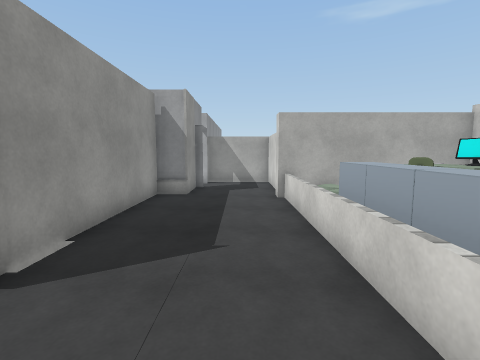
view 1 (above)

19 first-person views from a walk through a 3-D level made in the Unity game engine. The camera is 1.5 m above the floor, tilts 6° down and sees 85° across. The floor is counted in squares, 1 m on a side. Each view is taken from the middle of a square. On the plan, view 1 faces up. The plan holds only what a view shows up to about 14 squares ahead; the rest is blank. Door leaves are left out, so doorways stand open. Some surface patterns are stand-ins.

view 2
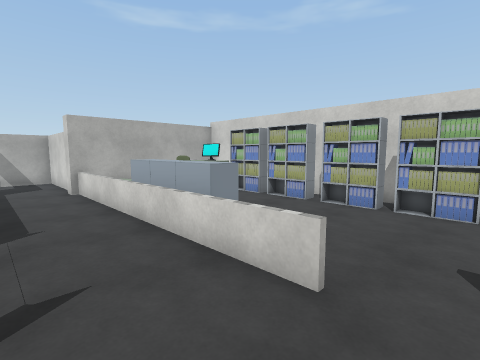

view 3
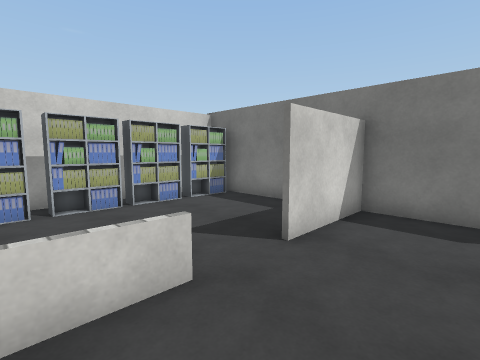

view 4
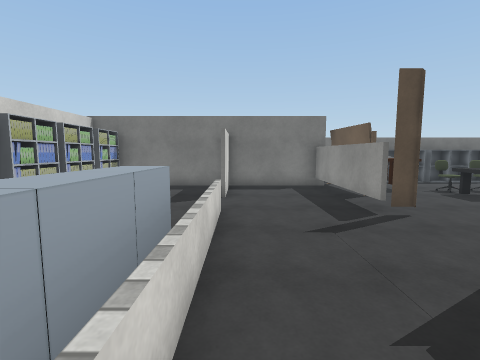

view 5
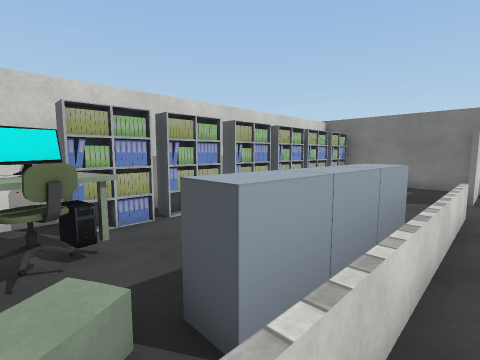

view 6
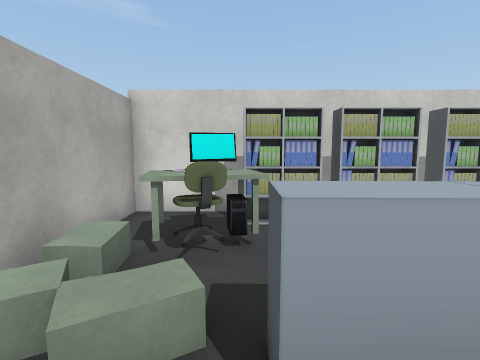

view 7
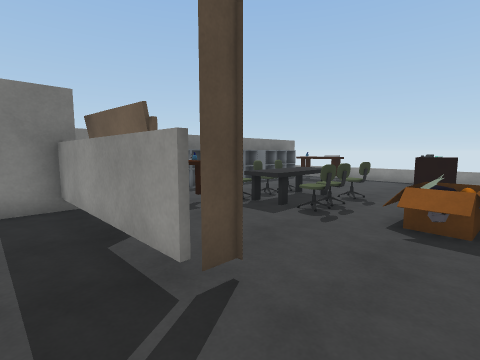

view 8
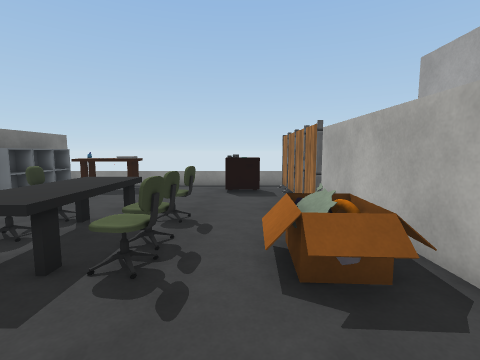

view 9
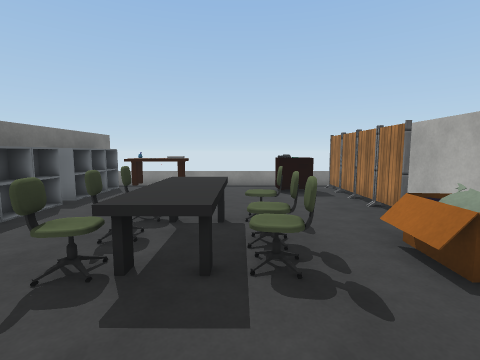

view 10
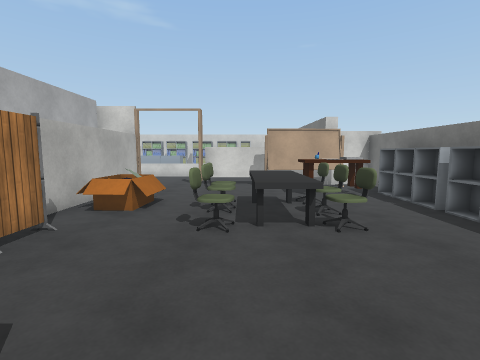

view 11
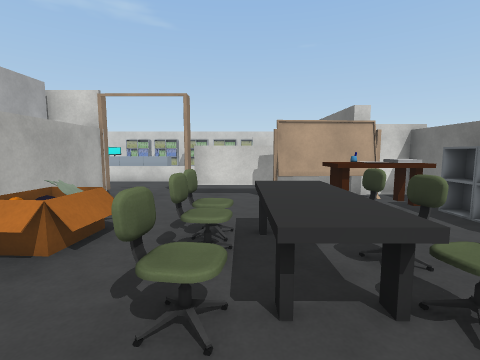

view 12
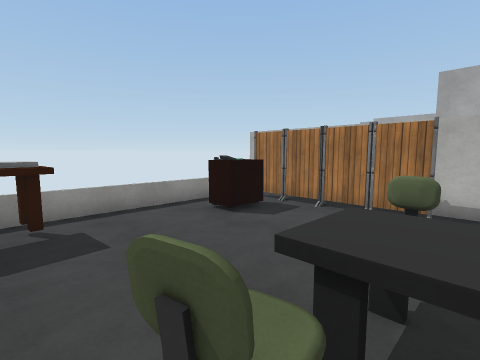

view 13
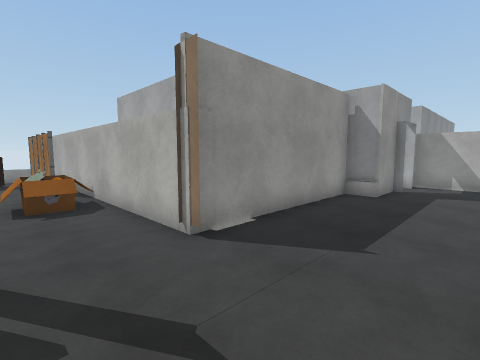

view 14
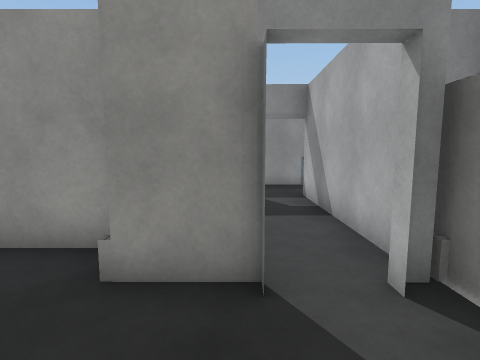

view 15
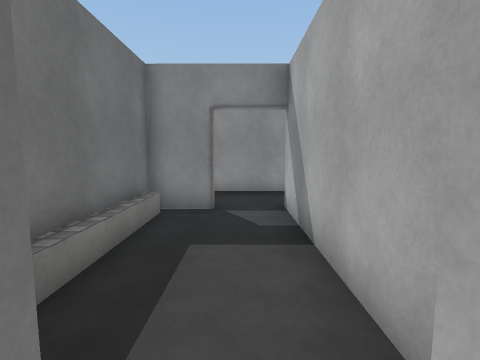

view 16
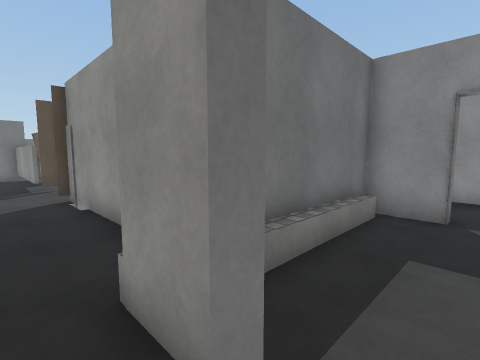

view 17
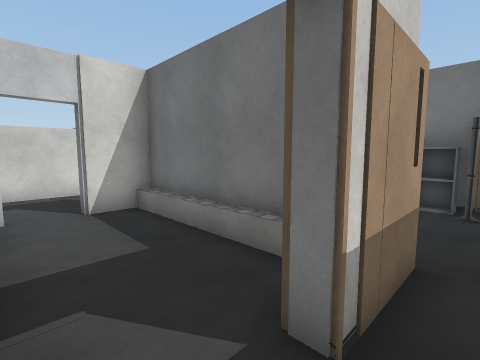

view 18
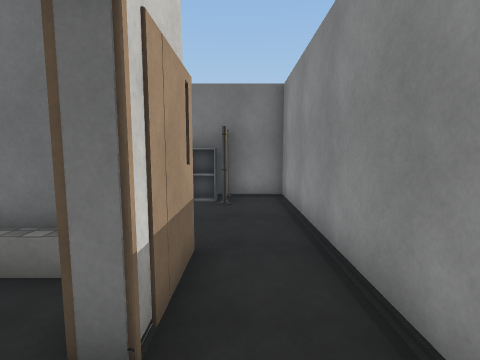

view 19
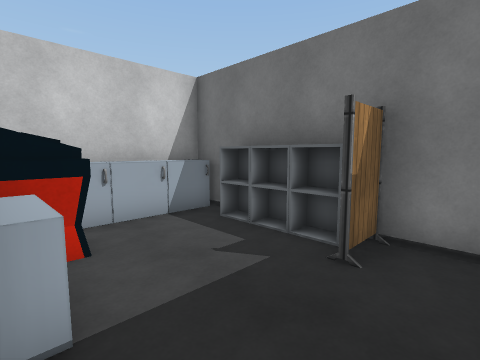

### Floor plan
Key: @ floor where view 1 was taken; # wall or solid block; x gap in a wall; . main floor; : floor 0.5 m higher than the main floor; D open door; = window, fence, low wall or low ledge; ^ raised ledge; O other object.
Columns run from 16 left of view 1 to 7 right of it. Each row starts with its distance up from view 1.
 14      ^.       #####
 13      #..#######...#
 12      #............#
 11      #..#.....#...#
 10      #..#....##...#
  9      #..######....######
  8      #....OO^#....=###
  7      #......^#....=:OOO
  6      #......^#....=x.OO#
  5      #..####^#....^^..##
  4      #########....^^ .##
  3   ############....^^ .##
  2 =######OO=........^^ ..#
  1 =OO....OOO........=....#
  0 =OO..........##.@.=....#
 -1  .......^#....#..D=...##
 -2  .....^^^^....#..D....##
 -3  .....^^^^....#...#...#
 -4 =OO...^^^^OO#.#...#...#
 -5 =OO.......OO#.#...#...#
 -6 =OO.......OO###########
 -7 =#############

Positions as (right, up) in squares from view 1, and headings:
1: (0, 0), facing up
2: (-1, -2), facing up-right
3: (-1, 1), facing down-right
4: (1, 6), facing down
5: (1, 7), facing down-right
6: (1, 6), facing right
7: (-1, 2), facing down-left
8: (-4, 0), facing left
9: (-4, -2), facing left
10: (-15, -2), facing right
11: (-12, -2), facing right
12: (-9, -5), facing up-left
13: (1, 0), facing up-left
14: (1, 11), facing left
15: (-1, 12), facing left
16: (-1, 12), facing down-left
17: (-9, 13), facing down-right
18: (-9, 13), facing down
19: (-10, 9), facing down-right
